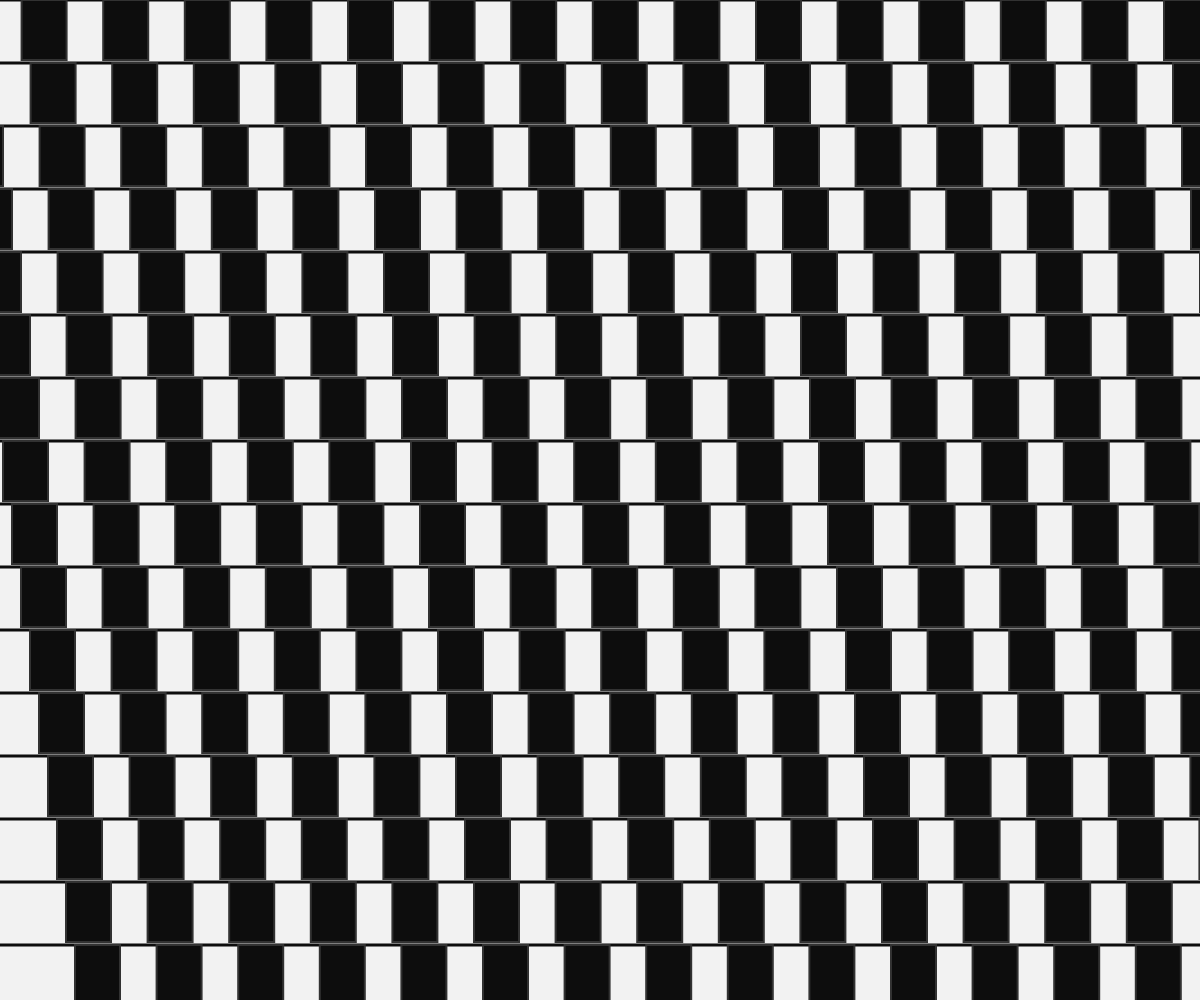
Frame 1 (no input)
Frame 60 (no input): identical to frame 1, image omitted
Frame 120 (the mouse pressed at the canvas centre since frame 60): identical to frame 1, image omitted

The p5.js sketch that drew this single still picture (run headless with seeded random() and noise() and a simulated clock; from frame 60 on, the mouse is pressed at the canvas centre):

// p5.js sketch
// ── sketch.js
var midnight;
var paper;

function setup() {
  midnight= color(13, 13, 13);
  paper = color(242, 242, 242);
  createCanvas(windowWidth, windowHeight);
}

function draw() {
  background(paper);
  strokeWeight(3);
  stroke(midnight);
  noFill();
  gridLines();
  
  strokeWeight(2);
  stroke(50);
  fill(midnight);
  gridSquares();
  
}

function gridLines () {
  for(let lineY = 0; lineY < windowHeight; lineY += 63) {
    line(0, lineY, windowWidth, lineY);
  }
}

function gridSquares () {
  for(let rectX = 0; rectX < windowWidth; rectX += 34) {
    for(let rectY = 0; rectY < windowHeight; rectY+= 9) {
      //rect(x, y, w, [h]);
      rect(rectX * 2.4 + rectY - 60, rectY * 7, 45, 60);
    }
  }
}
